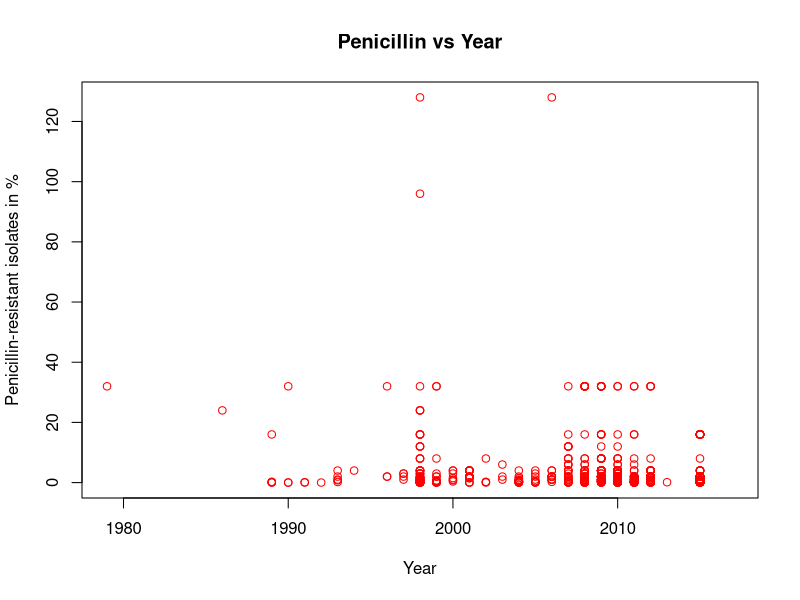

Recreate this plot in R. (Note: this script raises an error after producing the figure.)
## ---- chunk 1
knitr::opts_chunk$set(
  collapse = TRUE,
  comment = "#>"
)
## ---- chunk 2
Rxresistance <- read.csv(file = "../data-raw/metadata.csv")
## ---- chunk 3
summary(Rxresistance)
## ---- chunk 4
plot(Rxresistance$Penicillin~Rxresistance$Year, xlab = "Year", ylab="Penicillin-resistant isolates in %", main = "Penicillin vs Year", col = "red") +
  geom_line()



## ---- chunk 5
plot(Rxresistance$Tetracycline~Rxresistance$Year, xlab = "Year", ylab="Tetracycline-resistant isolates in %", main = "Tetracycline vs Year", col = "blue")
